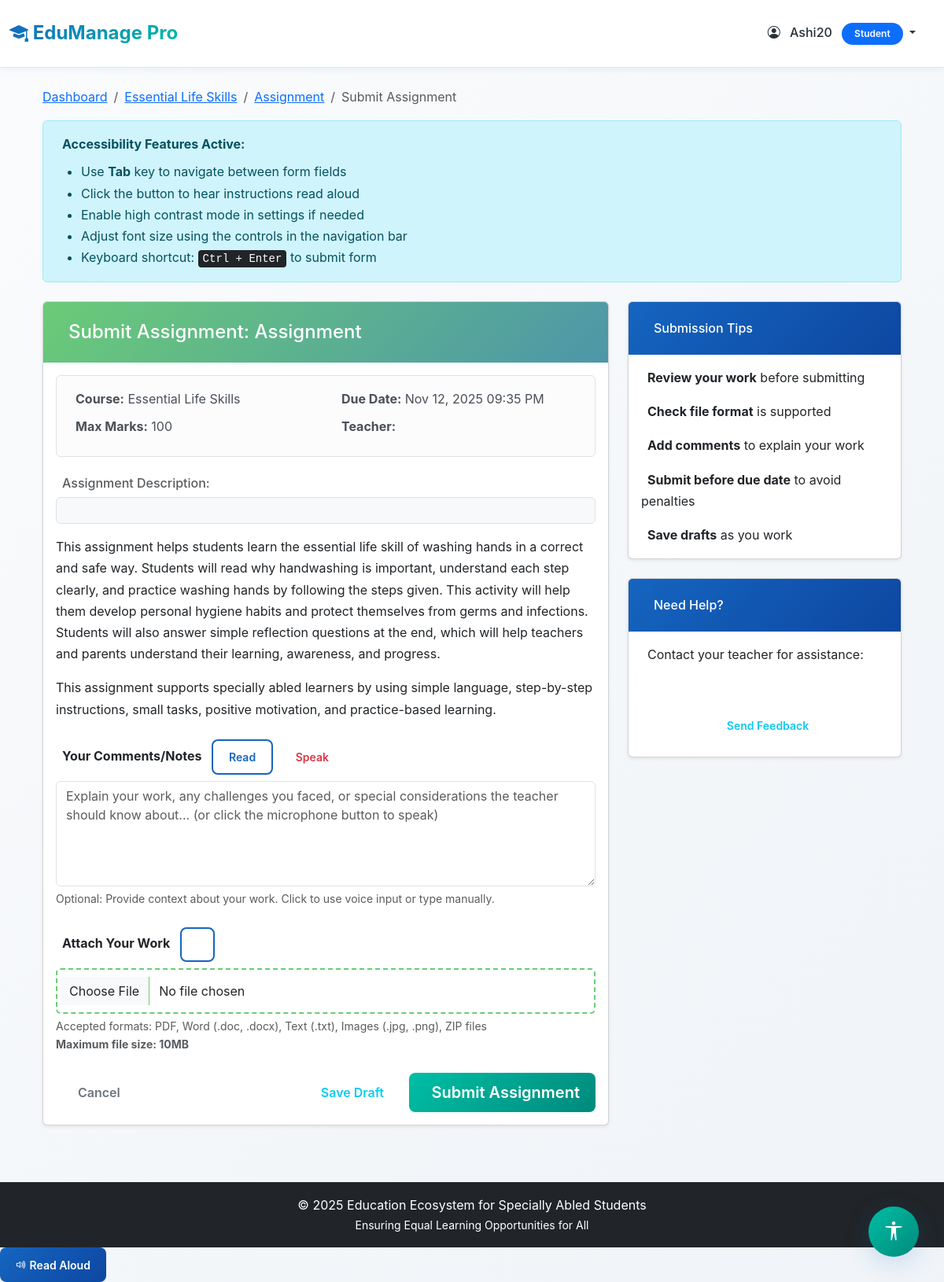
Screenshot of /assignments/1/submit/ (signed in) with the database file from the repository.
### myapp/models.py (models this page shows, shortened)
class Profile(models.Model):
    ROLE_CHOICES = [
        ('admin', 'Admin'),
        ('teacher', 'Teacher'),
        ('student', 'Student'),
        ('parent', 'Parent'),
    ]
    DISABILITY_CHOICES = [
        ('none', 'None'),
        ('visual', 'Visual Impairment'),
        ('hearing', 'Hearing Impairment'),
        ('mobility', 'Mobility Impairment'),
        ('learning', 'Learning Disability'),
        ('multiple', 'Multiple Disabilities'),
    ]
    CONTENT_PREFERENCE = [
        ('text', 'Text'),
        ('audio', 'Audio'),
        ('video', 'Video'),
        ('mixed', 'Mixed'),
    ]
    FONT_SIZE_CHOICES = [
        ('small', 'Small'),
        ('medium', 'Medium'),
        ('large', 'Large'),
    ]
    user = models.OneToOneField(User, on_delete=models.CASCADE, related_name='profile')
    role = models.CharField(max_length=20, choices=ROLE_CHOICES, default='student')
    phone = models.CharField(max_length=15, blank=True, null=True)
    address = models.TextField(blank=True, null=True)
    profile_picture = models.ImageField(upload_to='profile_pics/', blank=True, null=True)
    disability_type = models.CharField(max_length=20, choices=DISABILITY_CHOICES, default='none')
    assistance_required = models.TextField(blank=True, null=True, help_text="Describe any special assistance needed")
    preferred_content_format = models.CharField(max_length=10, choices=CONTENT_PREFERENCE, default='mixed')
    high_contrast_mode = models.BooleanField(default=False)
    font_size = models.CharField(max_length=10, choices=FONT_SIZE_CHOICES, default='medium')
    linked_student = models.ForeignKey(User, on_delete=models.SET_NULL, null=True, blank=True,
                                       related_name='parent_link', limit_choices_to={'profile__role': 'student'})
    created_at = models.DateTimeField(auto_now_add=True)
    updated_at = models.DateTimeField(auto_now=True)
    class Meta:
        ordering = ['-created_at']

class Assignment(models.Model):
    course = models.ForeignKey(Course, on_delete=models.CASCADE, related_name='assignments')
    title = models.CharField(max_length=200)
    description = models.TextField()
    due_date = models.DateTimeField()
    max_marks = models.IntegerField(default=100)
    attachment = models.FileField(upload_to='assignments/', blank=True, null=True)
    created_by = models.ForeignKey(User, on_delete=models.CASCADE, related_name='assignments_created')
    created_at = models.DateTimeField(auto_now_add=True)
    class Meta:
        ordering = ['due_date']

class Course(models.Model):
    title = models.CharField(max_length=200)
    description = models.TextField()
    teacher = models.ForeignKey(User, on_delete=models.CASCADE, related_name='courses_taught',
                                limit_choices_to={'profile__role': 'teacher'})
    students = models.ManyToManyField(User, related_name='courses_enrolled', blank=True,
                                      limit_choices_to={'profile__role': 'student'})
    course_code = models.CharField(max_length=20, unique=True)
    created_at = models.DateTimeField(auto_now_add=True)
    updated_at = models.DateTimeField(auto_now=True)
    is_active = models.BooleanField(default=True)
    class Meta:
        ordering = ['-created_at']

### myapp/views.py (the view)
# urls.py: path('assignments/<int:assignment_id>/submit/', views.submission_create, name='submission_create'),
@login_required
def submission_create(request, assignment_id):
    if request.user.profile.role != 'student':
        messages.error(request, 'Access denied. Students only.')
        return redirect('dashboard')
    assignment = get_object_or_404(Assignment, id=assignment_id)
    existing = Submission.objects.filter(assignment=assignment, student=request.user).first()
    if existing:
        messages.warning(request, 'You have already submitted this assignment.')
        return redirect('assignment_detail', assignment_id=assignment.id)
    if request.method == 'POST':
        form = SubmissionForm(request.POST, request.FILES)
        if form.is_valid():
            submission = form.save(commit=False)
            submission.assignment = assignment
            submission.student = request.user
            submission.save()
            messages.success(request, 'Assignment submitted successfully!')
            return redirect('assignment_detail', assignment_id=assignment.id)
    else:
        form = SubmissionForm()
    return render(request, 'submission_form.html', {'form': form, 'assignment': assignment})

### myapp/templates/submission_form.html (shortened to what this page needs)
{% extends 'base.html' %}
{% load static %}
{% block content %}
<div class="container my-4">
    <nav aria-label="breadcrumb">
        <ol class="breadcrumb">
            <li class="breadcrumb-item"><a href="{% url 'dashboard' %}">Dashboard</a></li>
            <li class="breadcrumb-item"><a href="{% url 'course_detail' assignment.course.id %}">{{ assignment.course.title }}</a></li>
            <li class="breadcrumb-item"><a href="{% url 'assignment_detail' assignment.id %}">{{ assignment.title }}</a></li>
            <li class="breadcrumb-item active" aria-current="page">Submit Assignment</li>
        </ol>
    </nav>
    <div class="alert alert-info mb-4" role="alert">
        <strong>Accessibility Features Active:</strong>
        <ul class="mb-0 mt-2">
            <li>Use <strong>Tab</strong> key to navigate between form fields</li>
            <li>Click the  button to hear instructions read aloud</li>
            <li>Enable high contrast mode in settings if needed</li>
            <li>Adjust font size using the controls in the navigation bar</li>
            <li>Keyboard shortcut: <kbd>Ctrl + Enter</kbd> to submit form</li>
        </ul>
    </div>
    <div class="row">
        <div class="col-lg-8">
            <div class="card mb-4 shadow-sm">
                <div class="card-header" style="background: linear-gradient(135deg, #6BCB77 0%, #4D96A9 100%); color: white;">
                    <h4 class="mb-0">
                        Submit Assignment: {{ assignment.title }}
                    </h4>
                </div>
                <div class="card-body">
                    <div class="alert alert-light border mb-4">
                        <div class="row">
                            <div class="col-md-6 mb-2">
                                <strong>Course:</strong> {{ assignment.course.title }}
                            </div>
                            <div class="col-md-6 mb-2">
                                <strong>Due Date:</strong>
                                <span class="{% if assignment.due_date < today %}text-danger{% endif %}">
                                    {{ assignment.due_date|date:"M d, Y h:i A" }}
                                </span>
                            </div>
                            <div class="col-md-6 mb-2">
                                <strong>Max Marks:</strong> {{ assignment.max_marks }}
                            </div>
                            <div class="col-md-6 mb-2">
                                <strong>Teacher:</strong> {{ assignment.course.teacher.get_full_name }}
                            </div>
                        </div>
                    </div>
                    <div class="mb-4">
                        <h6 class="text-muted mb-2">
                            Assignment Description:
                        </h6>
                        <p class="border p-3 rounded bg-light">{{ assignment.description|linebreaks }}</p>
                    </div>
                    <form method="post" enctype="multipart/form-data" id="submissionForm">
                        <div class="mb-4">
                            <label for="id_comments" class="form-label">
                                <strong>Your Comments/Notes</strong>
                                <button type="button" class="btn btn-sm btn-outline-primary ms-2" onclick="speakText('Add any comments or notes about your submission. Explain your work, challenges faced, or special considerations.')">
                                     Read
                                </button>
                                <button type="button" class="btn btn-sm btn-outline-danger ms-1" id="voiceInputBtn" onclick="startVoiceInput()">
                                     <span id="voiceStatus">Speak</span>
                                </button>
                            </label>
                            <textarea
                                name="comments"
                                id="id_comments"
                                class="form-control"
                                rows="5"
                                placeholder="Explain your work, any challenges you faced, or special considerations the teacher should know about... (or click the microphone button to speak)"
                                aria-describedby="commentsHelp"
                            >{{ form.comments.value|default:'' }}</textarea>
                            <div id="commentsHelp" class="form-text">
                                Optional: Provide context about your work. Click  to use voice input or type manually.
                            </div>
                        </div>
                        <div class="mb-4">
                            <label for="id_file" class="form-label">
                                <strong>Attach Your Work</strong>
                                <button type="button" class="btn btn-sm btn-outline-primary ms-2" onclick="speakText('Upload your completed assignment file. Accepted formats include PDF, Word documents, images, and ZIP files.')">
                                </button>
                            </label>
                            <input
                                type="file"
                                name="file"
                                id="id_file"
                                class="form-control"
                                accept=".pdf,.doc,.docx,.txt,.jpg,.jpeg,.png,.zip"
                                aria-describedby="fileHelp"
                                required
                            >
                            <div id="fileHelp" class="form-text">
                                Accepted formats: PDF, Word (.doc, .docx), Text (.txt), Images (.jpg, .png), ZIP files
                                <br>
                                <strong>Maximum file size: 10MB</strong>
                            </div>
                        </div>
                        <div class="d-flex justify-content-between align-items-center">
                            <a href="{% url 'assignment_detail' assignment.id %}" class="btn btn-outline-secondary">
                                Cancel
                            </a>
                            <div>
                                <button type="button" class="btn btn-outline-info me-2" onclick="saveDraft()">
                                    Save Draft
                                </button>
                                <button type="submit" class="btn btn-success btn-lg" id="submitBtn">
                                    Submit Assignment
                                </button>
                            </div>
                        </div>
                    </form>
                </div>
            </div>
        </div>
        <div class="col-lg-4">
            <div class="card mb-4 shadow-sm">
                <div class="card-header bg-primary text-white">
                    <h6 class="mb-0">
                        Submission Tips
                    </h6>
                </div>
                <div class="card-body">
                    <ul class="list-unstyled mb-0">
                        <li class="mb-3">
                            <strong>Review your work</strong> before submitting
                        </li>
                        <li class="mb-3">
                            <strong>Check file format</strong> is supported
                        </li>
                        <li class="mb-3">
                            <strong>Add comments</strong> to explain your work
                        </li>
                        <li class="mb-3">
                            <strong>Submit before due date</strong> to avoid penalties
                        </li>
                        <li class="mb-0">
                            <strong>Save drafts</strong> as you work
                        </li>
                    </ul>
                </div>
            </div>
            <div class="card mb-4 shadow-sm">
                <div class="card-header bg-info text-white">
                    <h6 class="mb-0">
                        Need Help?
                    </h6>
                </div>
                <div class="card-body">
                    <p class="mb-3">
                        Contact your teacher for assistance:
                    </p>
                    <p class="text-muted small mb-3">
                    </p>
                    <a href="{% url 'feedback_list' %}" class="btn btn-sm btn-outline-info w-100">
                        Send Feedback
                    </a>
                </div>
            </div>
        </div>
    </div>
</div>
{% endblock %}

### myapp/templates/base.html (shortened to what this page needs)
<!DOCTYPE html>
<html lang="en">
<head>
    <link href="https://cdn.jsdelivr.net/npm/bootstrap@5.3.0/dist/css/bootstrap.min.css" rel="stylesheet">
    <link rel="stylesheet" href="https://cdn.jsdelivr.net/npm/bootstrap-icons@1.11.0/font/bootstrap-icons.css">
    {% load static %}
    <link rel="stylesheet" href="{% static 'css/style.css' %}?v=2.0">
</head>
<body {% if user.is_authenticated and user.profile.high_contrast_mode %}class="high-contrast"{% endif %}
      data-font-size="{% if user.is_authenticated %}{{ user.profile.font_size }}{% else %}medium{% endif %}"
      data-disability-type="{% if user.is_authenticated %}{{ user.profile.disability_type }}{% else %}none{% endif %}">
    {% if user.is_authenticated %}
    <nav class="navbar navbar-expand-lg navbar-main">
        <div class="container-fluid">
            <a class="navbar-brand" href="{% url 'dashboard' %}">
                <i class="bi bi-mortarboard-fill"></i> EduManage Pro
            </a>
            <div class="navbar-nav ms-auto">
                <div class="nav-item dropdown">
                    <a class="nav-link dropdown-toggle" href="#" role="button" data-bs-toggle="dropdown">
                        <i class="bi bi-person-circle me-2"></i> {{ user.username }}
                        <span class="badge bg-primary ms-2">{{ user.profile.get_role_display }}</span>
                    </a>
                </div>
            </div>
        </div>
    </nav>
    {% endif %}
    <main class="container my-4">
        {% block content %}{% endblock %}
    </main>
    {% if user.is_authenticated %}
    <div class="accessibility-toolbar">
        <button class="accessibility-toggle-btn" id="accessibilityToggle" title="Accessibility Options">
            <i class="bi bi-universal-access"></i>
        </button>
    </div>
    {% endif %}
    <footer class="bg-dark text-white text-center py-3 mt-5">
        <p class="mb-0">&copy; 2025 Education Ecosystem for Specially Abled Students</p>
        <p class="mb-0 small">Ensuring Equal Learning Opportunities for All</p>
    </footer>
    {% load static %}
</body>
</html>

### rows the page displays
Assignment: course "Essential Life Skills", title "Assignment", due_date "Nov 12, 2025 09:35 PM", max_marks "100", description "This assignment helps students learn the essential life skill of washing hands in a correct and safe way. Students will read why handwashing is important, understand each step clearly, and practice washing hands by following the steps given. This activity will help them develop personal hygiene habits and protect themselves from germs and infections. Students will also answer simple reflection questions at the end, which will help teachers and parents understand their learning, awareness, and progress. This assignment supports specially abled learners by using simple language, step-by-step instructions, small tasks, positive motivation, and practice-based learning."

### other values shown
{{ user.username }} "Ashi20"
{{ user.profile.get_role_display }} "Student"
